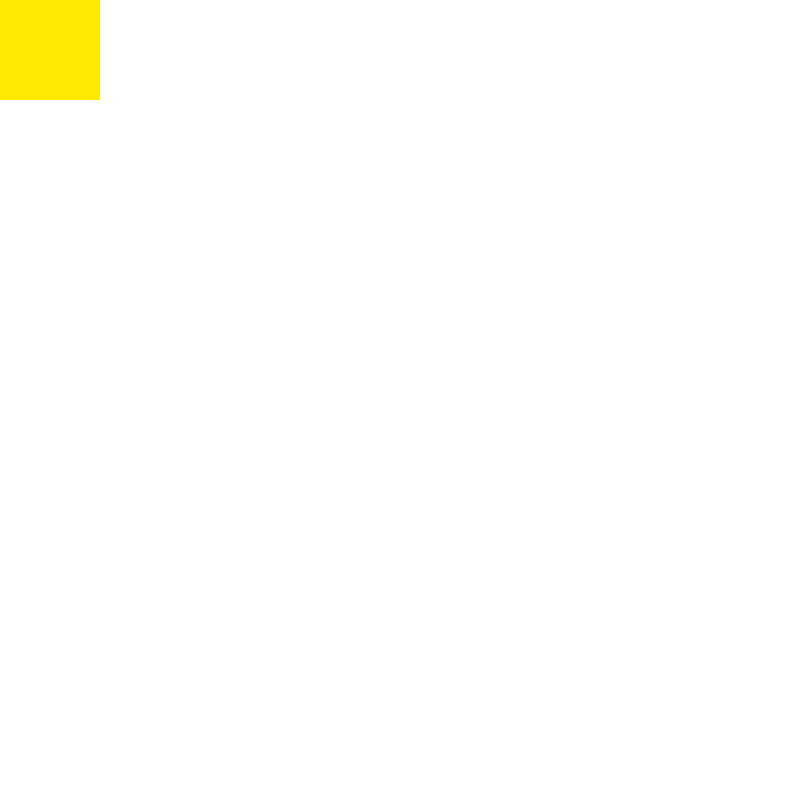
Frame 1 (no input)
Frame 60 (the mouse pressed at the canvas centre just before this capture): identical to frame 1, image omitted
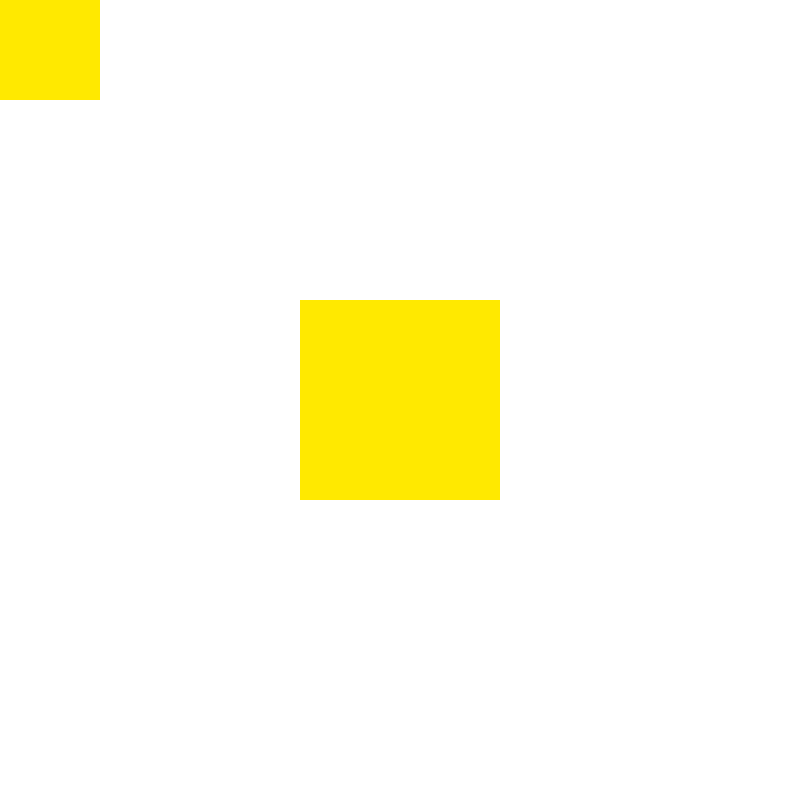
Frame 120 (the mouse held since frame 60 and released just before this capture)

The Processing sketch that drew these frames (run headless with seeded random() and noise(); from frame 60 on, the mouse is pressed at the canvas centre):

// Processing sketch: sketch_1_6
// ── sketch_1_6.pde
//Einmal
void setup() {
  size(800, 800);
  colorMode(HSB, 360, 100, 100);

  background(0, 0, 100);
}

//läuft für immer
void draw() {
  noStroke();
  rectMode(CENTER);

  fill(55, 255, 120);
  rect(mouseX, mouseY, 200, 200);
}
